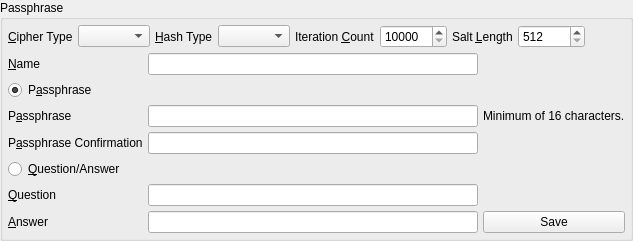
               <widget class="QGroupBox" name="passphraseGroupBox">
                <property name="title">
                 <string>Passphrase</string>
                </property>
                <layout class="QVBoxLayout" name="verticalLayout_16">
                 <property name="spacing">
                  <number>5</number>
                 </property>
                 <property name="margin">
                  <number>5</number>
                 </property>
                 <item>
                  <layout class="QHBoxLayout" name="horizontalLayout_18">
                   <property name="spacing">
                    <number>5</number>
                   </property>
                   <item>
                    <widget class="QLabel" name="label">
                     <property name="text">
                      <string>&amp;Cipher Type</string>
                     </property>
                     <property name="buddy">
                      <cstring>cipherType</cstring>
                     </property>
                    </widget>
                   </item>
                   <item>
                    <widget class="QComboBox" name="cipherType">
                     <property name="sizeAdjustPolicy">
                      <enum>QComboBox::AdjustToContents</enum>
                     </property>
                    </widget>
                   </item>
                   <item>
                    <widget class="QLabel" name="label_14">
                     <property name="text">
                      <string>&amp;Hash Type</string>
                     </property>
                     <property name="buddy">
                      <cstring>hashType</cstring>
                     </property>
                    </widget>
                   </item>
                   <item>
                    <widget class="QComboBox" name="hashType">
                     <property name="sizeAdjustPolicy">
                      <enum>QComboBox::AdjustToContents</enum>
                     </property>
                    </widget>
                   </item>
                   <item>
                    <widget class="QLabel" name="label_15">
                     <property name="text">
                      <string>Iteration &amp;Count</string>
                     </property>
                     <property name="buddy">
                      <cstring>iterationCount</cstring>
                     </property>
                    </widget>
                   </item>
                   <item>
                    <widget class="QSpinBox" name="iterationCount">
                     <property name="minimum">
                      <number>10000</number>
                     </property>
                     <property name="maximum">
                      <number>999999999</number>
                     </property>
                     <property name="value">
                      <number>10000</number>
                     </property>
                    </widget>
                   </item>
                   <item>
                    <widget class="QLabel" name="label_16">
                     <property name="text">
                      <string>Salt &amp;Length</string>
                     </property>
                     <property name="buddy">
                      <cstring>saltLength</cstring>
                     </property>
                    </widget>
                   </item>
                   <item>
                    <widget class="QSpinBox" name="saltLength">
                     <property name="minimum">
                      <number>512</number>
                     </property>
                     <property name="maximum">
                      <number>999999999</number>
                     </property>
                    </widget>
                   </item>
                   <item>
                    <spacer name="horizontalSpacer_11">
                     <property name="orientation">
                      <enum>Qt::Horizontal</enum>
                     </property>
                     <property name="sizeHint" stdset="0">
                      <size>
                       <width>40</width>
                       <height>20</height>
                      </size>
                     </property>
                    </spacer>
                   </item>
                  </layout>
                 </item>
                 <item>
                  <layout class="QGridLayout" name="gridLayout">
                   <property name="spacing">
                    <number>5</number>
                   </property>
                   <item row="3" column="0">
                    <widget class="QLabel" name="label_55">
                     <property name="text">
                      <string>P&amp;assphrase</string>
                     </property>
                     <property name="buddy">
                      <cstring>passphrase1</cstring>
                     </property>
                    </widget>
                   </item>
                   <item row="3" column="1">
                    <widget class="QLineEdit" name="passphrase1">
                     <property name="echoMode">
                      <enum>QLineEdit::Password</enum>
                     </property>
                    </widget>
                   </item>
                   <item row="5" column="0">
                    <widget class="QLabel" name="label_56">
                     <property name="text">
                      <string>P&amp;assphrase Confirmation</string>
                     </property>
                     <property name="buddy">
                      <cstring>passphrase2</cstring>
                     </property>
                    </widget>
                   </item>
                   <item row="3" column="2">
                    <widget class="QLabel" name="label_58">
                     <property name="text">
                      <string>Minimum of 16 characters.</string>
                     </property>
                    </widget>
                   </item>
                   <item row="5" column="1">
                    <widget class="QLineEdit" name="passphrase2">
                     <property name="echoMode">
                      <enum>QLineEdit::Password</enum>
                     </property>
                    </widget>
                   </item>
                   <item row="1" column="0">
                    <widget class="QLabel" name="label_74">
                     <property name="text">
                      <string>&amp;Name</string>
                     </property>
                     <property name="buddy">
                      <cstring>username</cstring>
                     </property>
                    </widget>
                   </item>
                   <item row="2" column="0">
                    <widget class="QRadioButton" name="passphrase_rb">
                     <property name="text">
                      <string>P&amp;assphrase</string>
                     </property>
                     <property name="checked">
                      <bool>true</bool>
                     </property>
                    </widget>
                   </item>
                   <item row="1" column="1">
                    <widget class="QLineEdit" name="username"/>
                   </item>
                   <item row="6" column="0">
                    <widget class="QRadioButton" name="question_rb">
                     <property name="text">
                      <string>&amp;Question/Answer</string>
                     </property>
                    </widget>
                   </item>
                   <item row="7" column="0">
                    <widget class="QLabel" name="label_97">
                     <property name="text">
                      <string>&amp;Question</string>
                     </property>
                     <property name="buddy">
                      <cstring>question</cstring>
                     </property>
                    </widget>
                   </item>
                   <item row="7" column="1">
                    <widget class="QLineEdit" name="question"/>
                   </item>
                   <item row="8" column="0">
                    <widget class="QLabel" name="label_98">
                     <property name="text">
                      <string>&amp;Answer</string>
                     </property>
                     <property name="buddy">
                      <cstring>answer</cstring>
                     </property>
                    </widget>
                   </item>
                   <item row="8" column="1">
                    <widget class="QLineEdit" name="answer"/>
                   </item>
                   <item row="8" column="2">
                    <widget class="QPushButton" name="setPassphrase">
                     <property name="text">
                      <string>Save</string>
                     </property>
                    </widget>
                   </item>
                  </layout>
                 </item>
                </layout>
               </widget>
